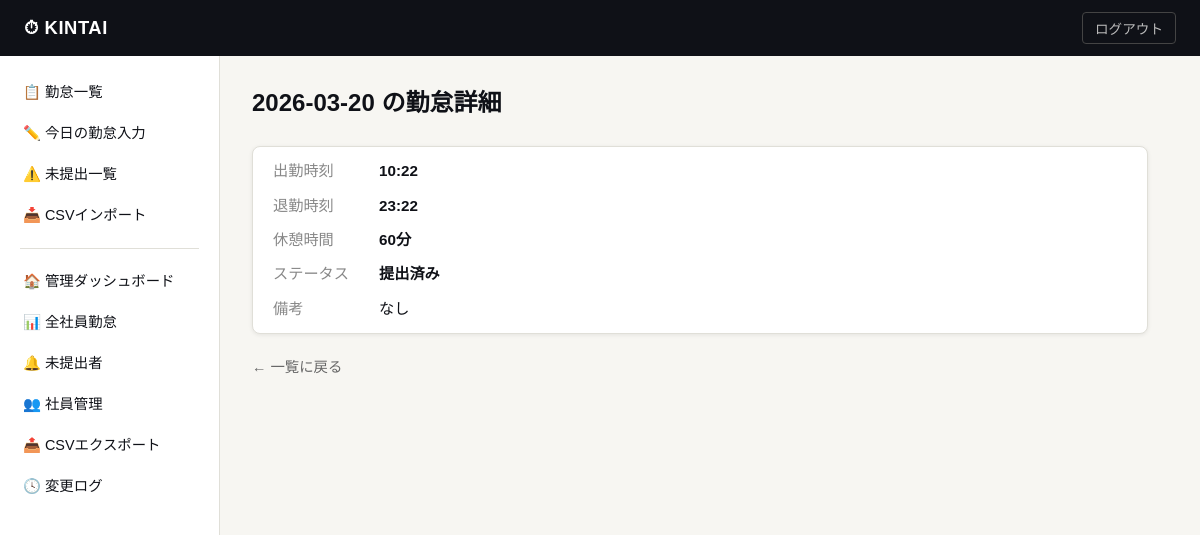
The page /workdays/2/ (signed in) on the database its author committed.
### attendance/models.py (models this page shows, shortened)
class WorkDay(models.Model):
    class Status(models.TextChoices):
        DRAFT     = "DRAFT",     "一時保存"
        SUBMITTED = "SUBMITTED", "提出済み"
    user      = models.ForeignKey(
                    User, on_delete=models.CASCADE,
                    related_name="workdays", verbose_name="社員")
    date      = models.DateField(verbose_name="日付")
    clock_in  = models.TimeField(null=True, blank=True, verbose_name="出勤時刻")
    clock_out = models.TimeField(null=True, blank=True, verbose_name="退勤時刻")
    break_min = models.IntegerField(default=60, verbose_name="休憩時間（分）")
    note      = models.TextField(blank=True, default="", verbose_name="備考")
    status    = models.CharField(
                    max_length=16,
                    choices=Status.choices,
                    default=Status.DRAFT,
                    verbose_name="ステータス")
    created_at = models.DateTimeField(auto_now_add=True, null=True)
    updated_at = models.DateTimeField(auto_now=True,     null=True)
    class Meta:
        unique_together = [("user", "date")]
        ordering        = ["-date"]
        verbose_name      = "勤怠レコード"
        verbose_name_plural = "勤怠レコード"

### attendance/views.py (the view)
# urls.py: path("workdays/<int:pk>/",            views.WorkDayDetailView.as_view(), name="workday_detail"),
class WorkDayDetailView(LoginRequiredMixin, DetailView):
    template_name       = "attendance/workday_detail.html"
    context_object_name = "workday"
    def get_queryset(self):
        return WorkDay.objects.filter(user=self.request.user)
    def get_context_data(self, **kwargs):
        ctx = super().get_context_data(**kwargs)
        ctx["changelogs"] = self.object.changelogs.all()
        ctx["page_title"] = f"{self.object.date} の勤怠詳細"
        return ctx

### attendance/context_processors.py (called while the page is built)
def global_context(request):
    if not request.user.is_authenticated:
        return {}
    unsubmitted_count = WorkDay.objects.filter(
        user=request.user,
        status=WorkDay.Status.DRAFT,
        clock_in__isnull=False,
        clock_out__isnull=False,
    ).count()
    return {
        "unsubmitted_count": unsubmitted_count,
    }

### attendance/templates/attendance/workday_detail.html (shortened to what this page needs)
{% extends "attendance/base.html" %}
{% block content %}
<div class="page-header">
  <h2>{{ page_title }}</h2>
</div>
<div class="summary-card" style="flex-direction:column;gap:10px">
  <div style="display:flex;gap:16px">
    <span style="color:#888;width:90px">出勤時刻</span>
    <strong>{{ workday.clock_in|default:"未入力" }}</strong>
  </div>
  <div style="display:flex;gap:16px">
    <span style="color:#888;width:90px">退勤時刻</span>
    <strong>{{ workday.clock_out|default:"未入力" }}</strong>
  </div>
  <div style="display:flex;gap:16px">
    <span style="color:#888;width:90px">休憩時間</span>
    <strong>{{ workday.break_min }}分</strong>
  </div>
  <div style="display:flex;gap:16px">
    <span style="color:#888;width:90px">ステータス</span>
    <strong>{{ workday.get_status_display }}</strong>
  </div>
  <div style="display:flex;gap:16px">
    <span style="color:#888;width:90px">備考</span>
    <span>{{ workday.note|default:"なし" }}</span>
  </div>
</div>
<p style="margin-top:20px">
  <a href="{% url 'workday_list' %}" style="color:#666;font-size:.9rem">← 一覧に戻る</a>
</p>
{% endblock %}

### attendance/static/css/kintai.css (style rules this page uses)
:root { --ink: #0f1117; --paper: #f7f6f2; --surface: #ffffff; --accent: #e8440a; --ok: #1a7a4a; --warn: #b85c00; --draft: #5533cc; --border: #e0dfd8; --muted: #767570; --font-sans: "Noto Sans JP", sans-serif; --font-mono: "JetBrains Mono", "Courier New", monospace; --radius-sm: 4px; --radius-md: 8px; --radius-lg: 16px; --shadow-sm: 0 1px 4px rgba(0,0,0,.08); --shadow-md: 0 4px 16px rgba(0,0,0,.12); }
*, *::before, *::after { box-sizing: border-box; margin: 0; padding: 0; }
body { font-family: var(--font-sans); background: var(--paper); color: var(--ink); font-size: 16px; line-height: 1.6; }
a { color: var(--accent); text-decoration: none; }
.page-header { margin-bottom: 24px; }
.page-header h2 { font-size: 1.5rem; font-weight: 700; }
.summary-card { background: var(--surface); border: 1px solid var(--border); border-radius: var(--radius-md); padding: 12px 20px; margin-bottom: 16px; display: flex; gap: 24px; font-size: .95rem; box-shadow: var(--shadow-sm); }

### rows shown on the page
WorkDay: clock_in "10:22", clock_out "23:22", break_min "60", status "提出済み", note "なし"

### other values the page prints
{{ page_title }} "2026-03-20 の勤怠詳細"
